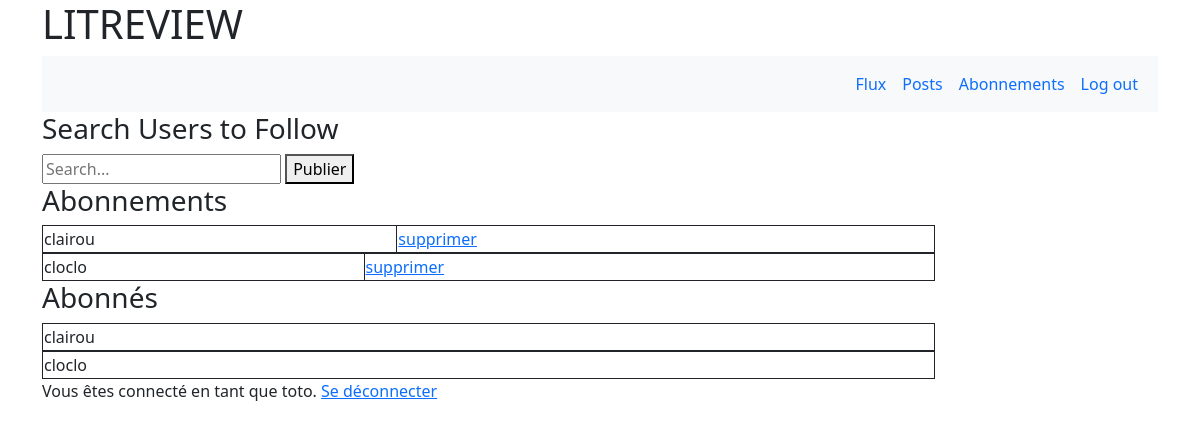
Page /follows (signed in) on the committed database.
### litreview/models.py (models this page shows, shortened)
class UserFollows(models.Model):
    user = models.ForeignKey(
        to=settings.AUTH_USER_MODEL, on_delete=models.CASCADE,
        related_name='following', blank=True, null=True)
    followed_user = models.ForeignKey(
        to=settings.AUTH_USER_MODEL, on_delete=models.CASCADE,
        related_name='followed_by', blank=True, null=True)
    class Meta:
        unique_together = ('user', 'followed_user',)

### authentication/models.py (models this page shows)
class User(AbstractUser):
    CREATOR = 'CREATOR'
    SUBSCRIBER = 'SUBSCRIBER'
    ROLE_CHOICES = (
        (CREATOR, 'Créateur'),
        (SUBSCRIBER, 'Abonné'),
    )
    role = models.CharField(max_length=30,
                            choices=ROLE_CHOICES,
                            verbose_name='Rôle')

### litreview/views.py (the view, shortened to what this page needs)
# urls.py: path('follows', views.follows_searched, name='follows'),
@login_required
def follows_searched(request):
    user_en_ligne = User.objects.get(id=request.user.id)
    following = user_en_ligne.following.all()
    followed = user_en_ligne.followed_by.all()
    return render(request, 'litreview/follows.html', {'following': following,
                                                      'followed': followed,
                                                      })

### litreview/templates/litreview/follows.html (shortened to what this page needs)
{% extends 'base.html' %}
{% block content %}
{% include 'litreview/nav.html' %}
    <h3>Search Users to Follow</h3>
    <form method=POST >
        <input type="text" placeholder="Search..." name="searched">
        <button type="submit" >Publier</button>
    </form>
<h3>Abonnements</h3>
<div class="following">
{% for follow in following %}
      <table>
  <tr>
    <td>{{ follow.followed_user }}</td>
      <td><a href="{% url 'follow_delete' follow.id %}">supprimer</a></td>
    </tr>
        </table>
{% endfor %}
    </div>
<h3>Abonnés</h3>
<div class="followed">
{% for follow in followed %}
      <table>
  <tr>
    <td>{{ follow.user }}</td>
    </tr>
        </table>
{% endfor %}
    </div>
{% endblock content %}

### templates/base.html (shortened to what this page needs)
{% load static %}
{{ '<' }}{{ '!DOCTYPE html>' }}
<html lang="en">
  <head>
    <link href="https://cdn.jsdelivr.net/npm/bootstrap@5.1.3/dist/css/bootstrap.min.css" rel="stylesheet">
    <link rel="stylesheet" type="text/css" href="{% static 'litreview/style.css' %}">
    <link rel="stylesheet" href="https://cdnjs.cloudflare.com/ajax/libs/font-awesome/4.7.0/css/font-awesome.min.css">
  </head>
  <body>
  <div class="container">
    <h1>LITREVIEW</h1>
    {% block content %}{% endblock content %}
    {% if user.is_authenticated %}
            <p>Vous êtes connecté en tant que {{ request.user }}. <a href="{% url 'logout' %}">Se déconnecter</a></p>
    {% endif %}
    </div>
  </body>
</html>

### litreview/static/litreview/style.css (style rules this page uses)
table, td { border: 1px solid; border-collapse: collapse; }
table { width: 80%; }

### rows in the picture
UserFollows: followed_user "clairou"
UserFollows: followed_user "cloclo"
UserFollows: user "clairou"
UserFollows: user "cloclo"
User: user "toto"
